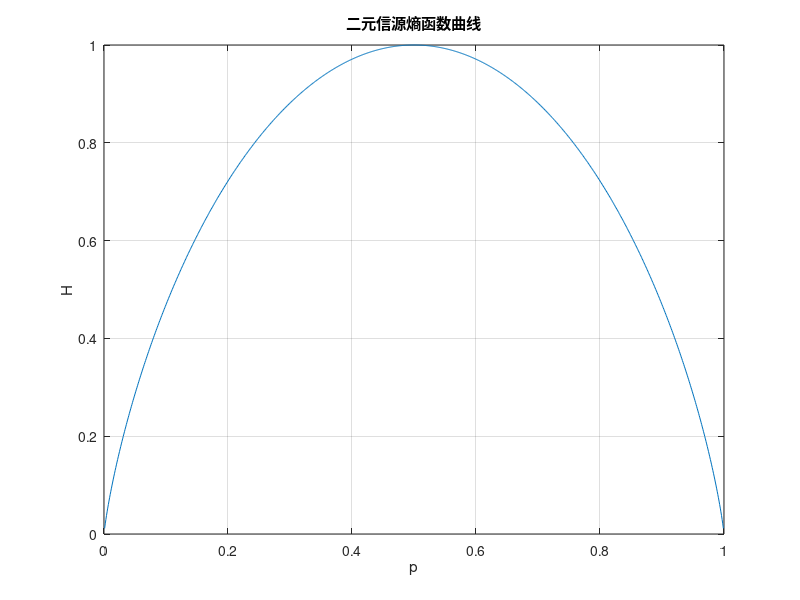

The MATLAB source for this figure: (Note: this script raises an error after producing the figure.)
close all

% 第一部分：二元信源熵函数曲线

p = 0:.001:1;
H = - p .* log2(p) - (1-p) .* log2(1-p);

plot(p, H);
grid on
xlabel('p')
ylabel('H');
title('二元信源熵函数曲线');


% 第二部分：图像一维熵的计算

img1A = imread('./src/ex1/airplane_768KB_512x512.bmp');
img1B = imread('./src/ex1/lena_768KB_512x512.bmp');

img2A = imread('./src/ex1/fruits_132KB_256x256.png');
img2B = imread('./src/ex1/fruits_461KB_512x512.png');

img = img1A;
H = imgH(img);
fprintf('airplane_768KB_512x512.bmp: %g\n', H)

img = img1B;
H = imgH(img);
fprintf('lena_768KB_512x512.bmp:     %g\n', H)

img = img2A;
H = imgH(img);
fprintf('fruits_132KB_256x256.png:   %g\n', H)

img = img2B;
H = imgH(img);
fprintf('fruits_461KB_512x512.png:   %g\n', H)

function H = imgH(img)
   figure; imshow(img);
   % disp(size(img));
   
   img_gray = rgb2gray(img);
   figure; imshow(img_gray);
   % disp(size(img_gray));
   
   s = numel(img_gray);
   
   H = 0;
   for i = 0:255
      p = length(find(img_gray == i)) / s;
      if p > 0
         H = H - p * log2(p);
      end
   end
end
